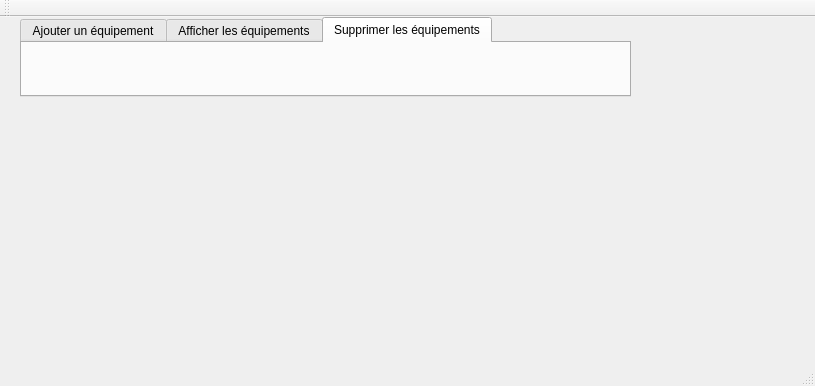
<?xml version="1.0" encoding="UTF-8"?>
<ui version="4.0">
 <class>MainWindow</class>
 <widget class="QMainWindow" name="MainWindow">
  <property name="geometry">
   <rect>
    <x>0</x>
    <y>0</y>
    <width>815</width>
    <height>386</height>
   </rect>
  </property>
  <property name="windowTitle">
   <string>Gestion des Clients</string>
  </property>
  <widget class="QWidget" name="centralWidget">
   <widget class="QTabWidget" name="tabWidget">
    <property name="geometry">
     <rect>
      <x>20</x>
      <y>0</y>
      <width>611</width>
      <height>80</height>
     </rect>
    </property>
    <property name="currentIndex">
     <number>2</number>
    </property>
    <widget class="QWidget" name="tab">
     <attribute name="title">
      <string>Ajouter un équipement</string>
     </attribute>
    </widget>
    <widget class="QWidget" name="tab_2">
     <attribute name="title">
      <string>Afficher les équipements</string>
     </attribute>
    </widget>
    <widget class="QWidget" name="tab_3">
     <attribute name="title">
      <string>Supprimer les équipements</string>
     </attribute>
    </widget>
   </widget>
  </widget>
  <widget class="QMenuBar" name="menuBar">
   <property name="geometry">
    <rect>
     <x>0</x>
     <y>0</y>
     <width>815</width>
     <height>26</height>
    </rect>
   </property>
  </widget>
  <widget class="QToolBar" name="mainToolBar">
   <attribute name="toolBarArea">
    <enum>TopToolBarArea</enum>
   </attribute>
   <attribute name="toolBarBreak">
    <bool>false</bool>
   </attribute>
  </widget>
  <widget class="QStatusBar" name="statusBar"/>
 </widget>
 <layoutdefault spacing="6" margin="11"/>
 <resources/>
 <connections/>
</ui>
